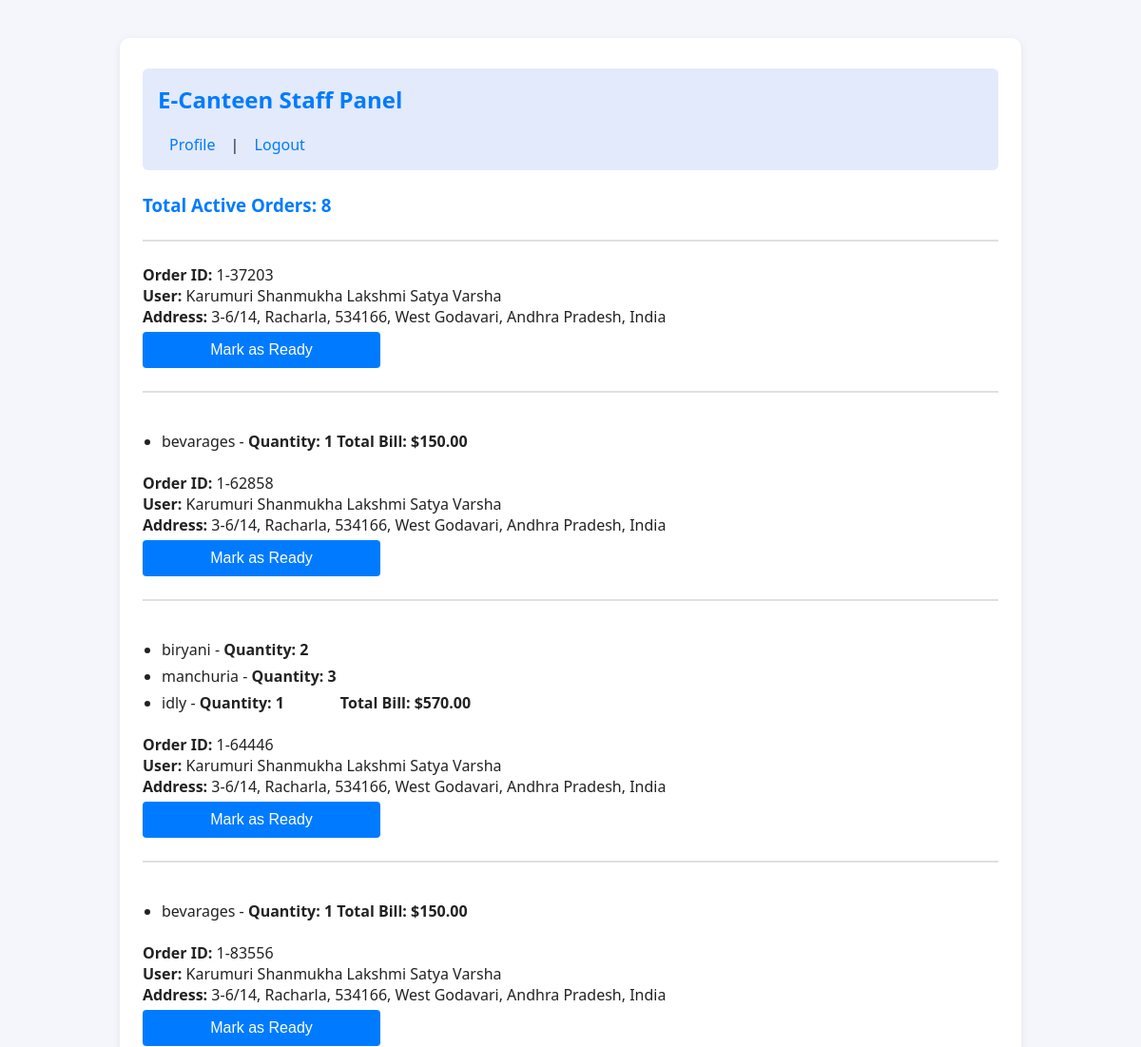
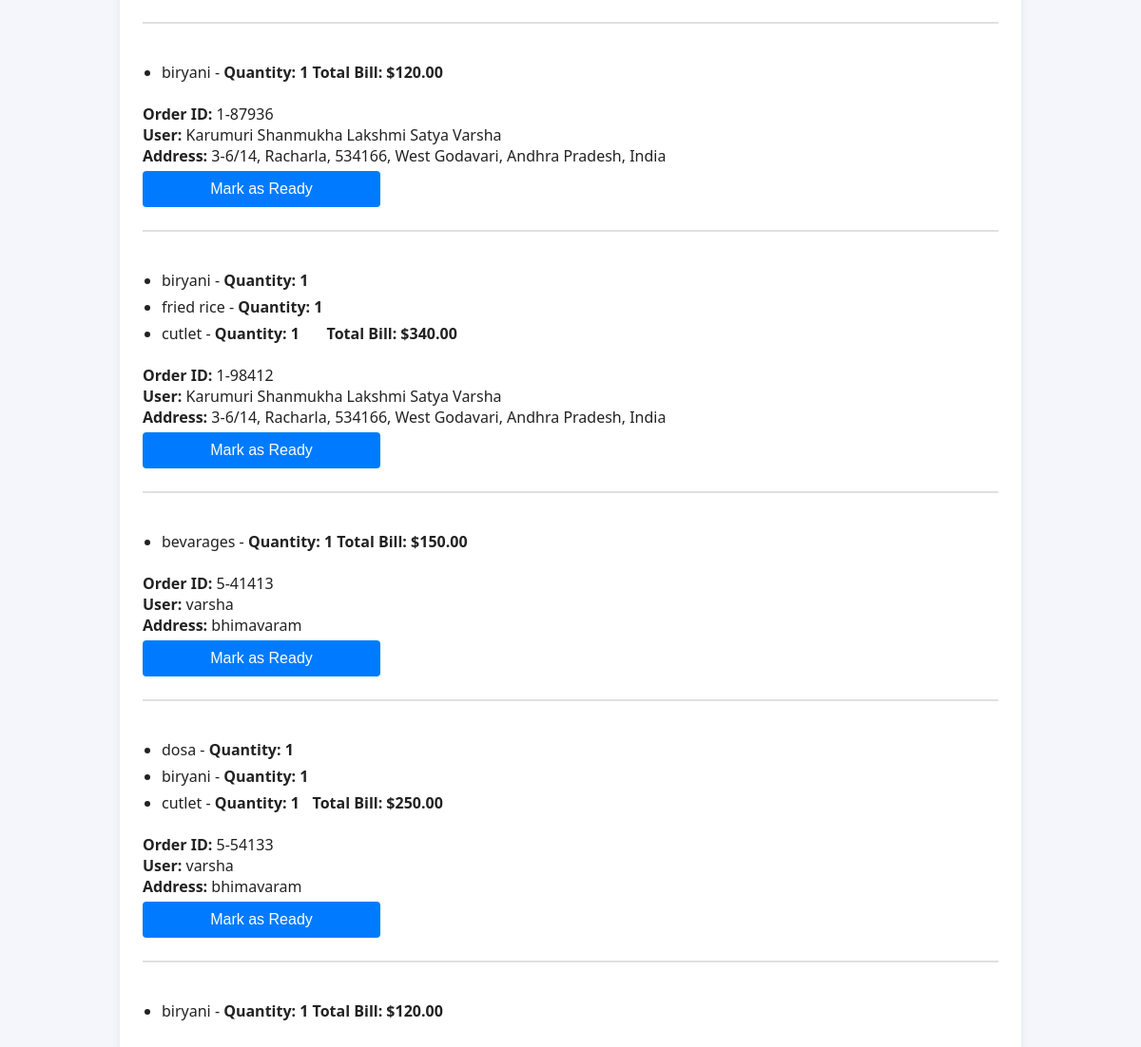
/staff/orders/ (signed in), run on the app's committed database (2 pictures, top to bottom).
### staff/models.py (models this page shows, shortened)
class ActiveOrders(models.Model):
    user = models.ForeignKey(Users, on_delete=models.CASCADE)
    item = models.ForeignKey(Menu, on_delete=models.CASCADE)
    quantity = models.IntegerField()
    total_amount = models.FloatField()
    order_id = models.CharField(max_length=100, default='default_order_id')

### user/models.py (models this page shows, shortened)
class Users(models.Model):
    name = models.CharField(max_length=100)
    email = models.EmailField(unique=True)
    phone_number = models.CharField(max_length=15)
    address = models.TextField()
    password = models.CharField(max_length=128)

class Menu(models.Model):
    item_name = models.CharField(max_length=100)
    photo = models.ImageField(upload_to='menu_photos/')
    price = models.DecimalField(max_digits=6, decimal_places=2)
    quantity = models.IntegerField()

### staff/views.py (the view)
# urls.py: path('orders/', views.orders_page, name='orders_page'),
def orders_page(request):
    staff_id = request.session.get('staff_id')
    if not staff_id:
        return redirect('staff_login')
    active_orders = ActiveOrders.objects.all().order_by('order_id')
    grouped_orders = {}
    for order in active_orders:
        if order.order_id not in grouped_orders:
            grouped_orders[order.order_id] = {
                'items': [], 'user_name': order.user.name,
                'user_address': order.user.address, 'total': 0
            }
        grouped_orders[order.order_id]['items'].append(order)
        grouped_orders[order.order_id]['total'] += order.total_amount
    context = {
        'grouped_orders': grouped_orders,
        'total_orders_count': ActiveOrders.objects.values('order_id').distinct().count(),
    }
    return render(request, 'staff/orders.html', context)

### templates/staff/orders.html (shortened to what this page needs)
{% extends 'base.html' %}
{% block content %}
    <div class="navbar">
        <h2>E-Canteen Staff Panel</h2>
        <div>
            <a href="{% url 'staff_profile' %}">Profile</a> |
            <a href="{% url 'staff_logout' %}">Logout</a>
        </div>
    </div>
    <h3>Total Active Orders: {{ total_orders_count }}</h3>
    <hr>
    {% if not grouped_orders %}
        <p>No active orders at the moment.</p>
    {% else %}
        {% for order_id, order_data in grouped_orders.items %}
            <div class="order-card">
                <div class="order-header">
                    <div>
                        <strong>Order ID:</strong> {{ order_id }} <br>
                        <strong>User:</strong> {{ order_data.user_name }} <br>
                        <strong>Address:</strong> {{ order_data.user_address }}
                    </div>
                    <div>
                        <a href="{% url 'order_ready' order_id %}"><button>Mark as Ready</button></a>
                    </div>
                </div>
                <hr>
                <ul>
                    {% for item in order_data.items %}
                        <li>{{ item.item.item_name }} - <strong>Quantity: {{ item.quantity }}</strong></li>
                    {% endfor %}
                </ul>
                <strong>Total Bill: ${{ order_data.total|floatformat:2 }}</strong>
            </div>
        {% endfor %}
    {% endif %}
{% endblock %}

### static/css/styles.css (style rules this page uses)
body { background: #f4f6fb; font-family: 'Segoe UI', Arial, sans-serif; color: #222; margin: 0; padding: 0; }
h1, h2, h3 { color: #007bff; margin-top: 0; }
hr { border: none; border-top: 2px solid #e0e0e0; margin: 24px 0; }
ul { padding-left: 20px; text-align: left; display: inline-block; }
li { margin-bottom: 6px; }
.navbar { background: #e3eafc; padding: 1rem; border-radius: 6px; margin-bottom: 1.5rem; }
.navbar a { color: #007bff; text-decoration: none; margin: 0 12px; font-weight: 500; }
input, button, select, textarea { padding: 10px; margin-top: 5px; width: 250px; border-radius: 4px; border: 1px solid #ccc; font-size: 1rem; box-sizing: border-box; }
button { background: #007bff; color: #fff; border: none; cursor: pointer; transition: background 0.2s; }
a { text-decoration: none; color: #007bff; font-weight: 500; transition: color 0.2s; }

### data on the page
ActiveOrders: grouped_orders "1-37203", item.item_name "bevarages", quantity "1"
Users: user_name "Karumuri Shanmukha Lakshmi Satya Varsha" "Karumuri Shanmukha Lakshmi Satya Varsha" "Karumuri Shanmukha Lakshmi Satya Varsha" "Karumuri Shanmukha Lakshmi Satya Varsha" "Karumuri Shanmukha Lakshmi Satya Varsha" "Karumuri Shanmukha Lakshmi Satya Varsha", user_address "3-6/14, Racharla, 534166, West Godavari, Andhra Pradesh, India" "3-6/14, Racharla, 534166, West Godavari, Andhra Pradesh, India" "3-6/14, Racharla, 534166, West Godavari, Andhra Pradesh, India" "3-6/14, Racharla, 534166, West Godavari, Andhra Pradesh, India" "3-6/14, Racharla, 534166, West Godavari, Andhra Pradesh, India" "3-6/14, Racharla, 534166, West Godavari, Andhra Pradesh, India"
ActiveOrders: grouped_orders "1-62858", item.item_name "biryani", quantity "2"
ActiveOrders: item.item_name "manchuria", quantity "3"
ActiveOrders: item.item_name "idly", quantity "1"
ActiveOrders: grouped_orders "1-64446", item.item_name "bevarages", quantity "1"
ActiveOrders: grouped_orders "1-83556", item.item_name "biryani", quantity "1"
ActiveOrders: grouped_orders "1-87936", item.item_name "biryani", quantity "1"
ActiveOrders: item.item_name "fried rice", quantity "1"
ActiveOrders: item.item_name "cutlet", quantity "1"
ActiveOrders: grouped_orders "1-98412", item.item_name "bevarages", quantity "1"
ActiveOrders: grouped_orders "5-41413", item.item_name "dosa", quantity "1"
Users: user_name "varsha" "varsha", user_address "bhimavaram" "bhimavaram"
ActiveOrders: item.item_name "biryani", quantity "1"
ActiveOrders: item.item_name "cutlet", quantity "1"
ActiveOrders: grouped_orders "5-54133", item.item_name "biryani", quantity "1"

### other printed values
{{ total_orders_count }} "8"
{{ order_data.total|floatformat:2 }} "150.00" "570.00" "150.00" "120.00" "340.00" "150.00" "250.00" "120.00"
